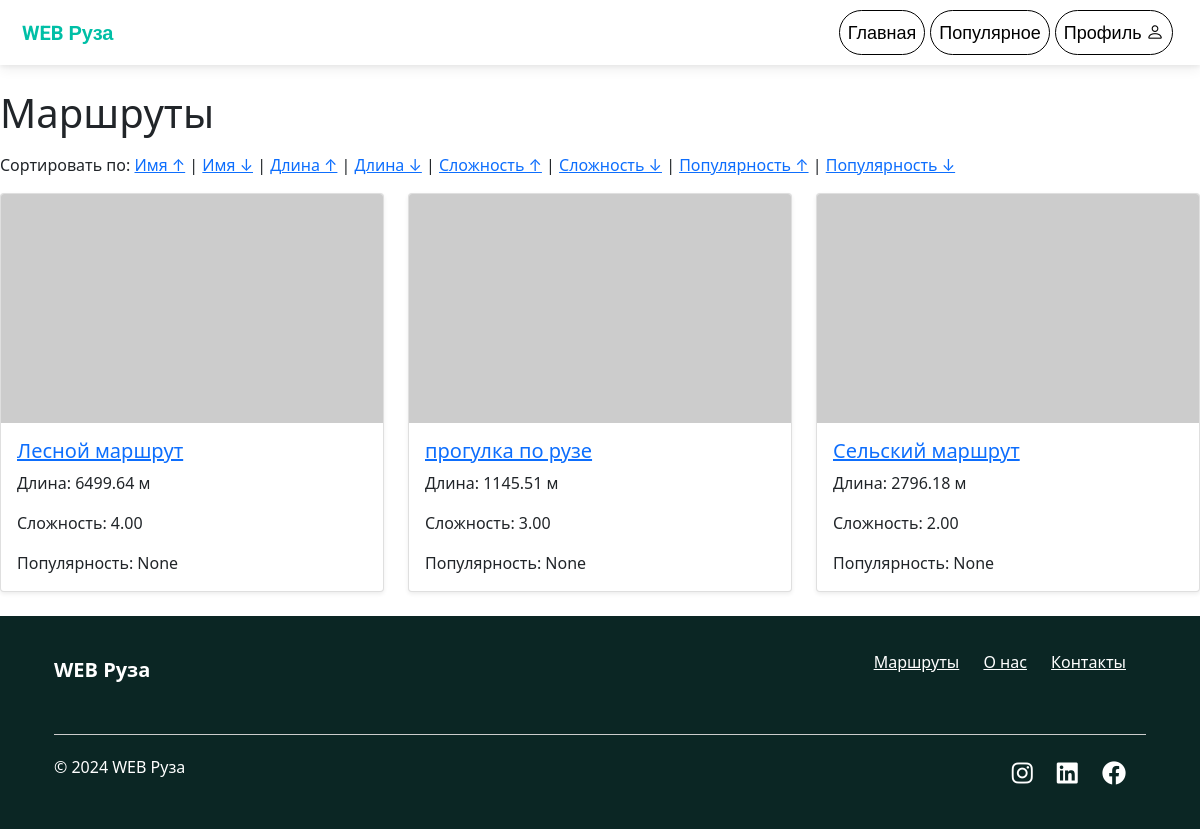
/routes/?sort_by=difficulty&order=desc, run on the app's committed database.
### Constructor/models.py (models this page shows)
class Line(models.Model):
    name = models.TextField(null=True)
    coordinates = models.TextField(null=True)
    length = models.DecimalField(max_digits=7, decimal_places=2, null=True)
    difficulty = models.DecimalField(max_digits=5, decimal_places=2, null=True)
    seasons = models.TextField(null=True)
    popularity = models.DecimalField(max_digits=7, decimal_places=0, null=True)
    notes = models.TextField(null=True)

### Constructor/views.py (the view)
# urls.py: path('routes/', views.route_list, name='route_list'),
def route_list(request):
    sort_by = request.GET.get('sort_by', 'name')  # Default sort by name
    order = request.GET.get('order', 'asc')  # Default order ascending
    if order == 'desc':
        sort_by = '-' + sort_by
    routes = Line.objects.all().order_by(sort_by)
    return render(request, 'route_list.html', {'routes': routes})

### Constructor/templates/route_list.html (shortened to what this page needs)
{% extends 'base_generic.html' %}
{% block content %}
<!DOCTYPE html>
<html lang="ru">
<head>
    <link href="https://cdn.jsdelivr.net/npm/bootstrap@5.1.3/dist/css/bootstrap.min.css" rel="stylesheet">
</head>
<body>
    <h1 class="mt-4 mb-3">Маршруты</h1>
    <div class="mb-3">
        <span>Сортировать по:</span>
        <a href="?sort_by=name&order=asc">Имя ↑</a> |
        <a href="?sort_by=name&order=desc">Имя ↓</a> |
        <a href="?sort_by=length&order=asc">Длина ↑</a> |
        <a href="?sort_by=length&order=desc">Длина ↓</a> |
        <a href="?sort_by=difficulty&order=asc">Сложность ↑</a> |
        <a href="?sort_by=difficulty&order=desc">Сложность ↓</a> |
        <a href="?sort_by=popularity&order=asc">Популярность ↑</a> |
        <a href="?sort_by=popularity&order=desc">Популярность ↓</a>
    </div>
    <div class="row">
        {% for route in routes %}
        <div class="col-md-4">
            <div class="card mb-4 shadow-sm">
                <img class="card-img-top" src="https://via.placeholder.com/500x300" alt="Изображение маршрута">
                <div class="card-body">
                    <h5 class="card-title">
                        <a href="{% url 'route_page' route.id %}">{{ route.name }}</a>
                    </h5>
                    <p class="card-text">Длина: {{ route.length }} м</p>
                    <p class="card-text">Сложность: {{ route.difficulty }}</p>
                    <p class="card-text">Популярность: {{ route.popularity }}</p>
                </div>
            </div>
        </div>
        {% endfor %}
    </div>
</body>
</html>
{% endblock %}

### data on the page
Line: name "Лесной маршрут", length "6499.64", difficulty "4.00", popularity "None"
Line: name "прогулка по рузе", length "1145.51", difficulty "3.00", popularity "None"
Line: name "Сельский маршрут", length "2796.18", difficulty "2.00", popularity "None"
